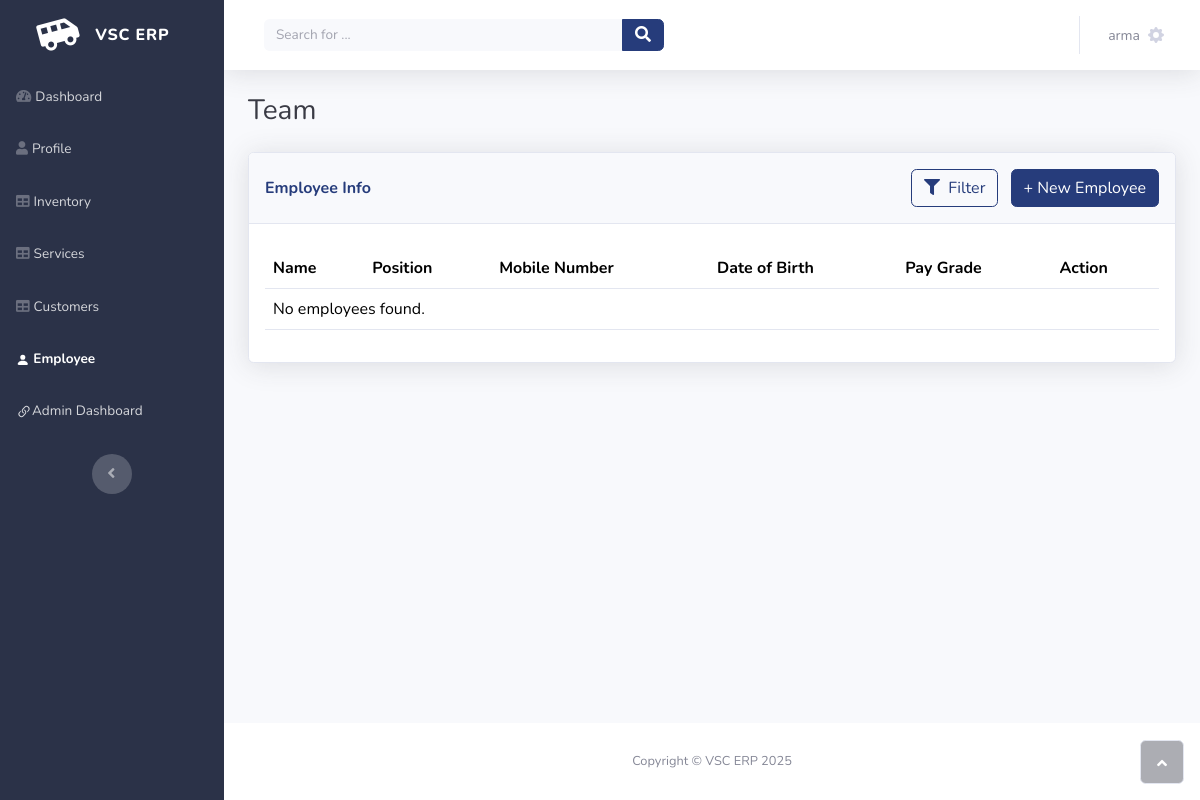
Page /employee/ (signed in) on the earlier database version.
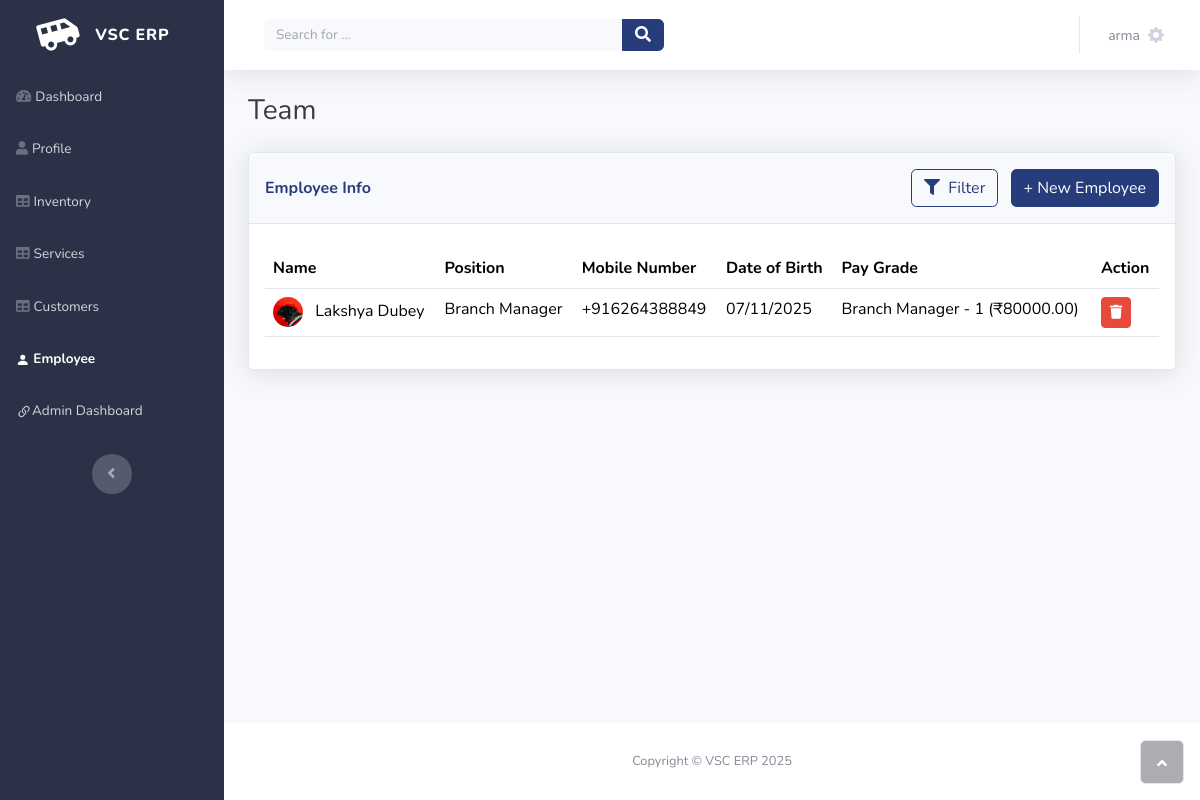
Same page on the later database version.
### CORE/models.py (models this page shows)
class Employee(models.Model):
    user = models.OneToOneField(User, on_delete=models.CASCADE,related_name='Employee')
    DOB = models.DateField()
    Address = models.TextField()
    mobile_number = PhoneNumberField(region="IN")
    SHIFT_CHOICES = [
        ('MORNING', 'Morning (9AM-5PM)'),
        ('EVENING', 'Evening (1PM-9PM)'),
        ('NIGHT', 'Night (9PM-5AM)'),
        ('FLEX', 'Flexible'),
    ]
    role = models.ForeignKey(MASTER_role, on_delete=models.SET_NULL, null=True)
    shift = models.CharField(
        max_length=10,
        choices=SHIFT_CHOICES,
        default='MORNING',
        null=True,
        blank=True
    )
    pay_grade = ChainedForeignKey(
        MASTER_pay_grade_level,
        chained_field="role",
        chained_model_field="role",
        show_all=False,
        auto_choose=True,
        sort=True,
        on_delete=models.SET_NULL,
        null=True,
        blank=True
    )

### Masters/models.py (models this page shows)
class MASTER_role(models.Model):
    name = models.CharField(max_length=50, unique=True)
    def __str__(self):
        return self.name
    '''
    Mechanic
    Accountant
    Cashier
    Advisor
    '''

class MASTER_pay_grade_level(models.Model):
    role = models.ForeignKey(MASTER_role, on_delete=models.CASCADE)
    level = models.CharField(max_length=10)
    base_salary = models.DecimalField(max_digits=10, decimal_places=2)
    description = models.TextField(blank=True, null=True)
    class Meta:
        unique_together = ('role', 'level')
    def __str__(self):
        return f"{self.role.name} - {self.level} (₹{self.base_salary})"

### CORE/views.py (the view)
# urls.py: path("employee/",views.employee,name="employee"),
@login_required()
def employee(request):
    employee_list = Employee.objects.all()
    employee_filter = EmployeeFilter(request.GET, queryset=employee_list)
    is_filtered = bool(employee_filter.form.changed_data)
    context = {
        'employees': employee_filter.qs,
        'employee_filter': employee_filter,
        'is_filtered': is_filtered,
    }
    return render(request, 'employee.html', context)

### templates/employee.html (shortened to what this page needs)
{% extends 'partials/blank.html' %}
{% load static %}
{% block content %}
<h3 class="text-dark mb-4">Team</h3>
<div class="card shadow">
    <div class="card-header d-flex justify-content-between align-items-center py-3">
        <p class="text-primary m-0 fw-bold">Employee Info</p>
        <div>
            {% if is_filtered %}
                <button class="btn btn-success me-2" type="button"
                        data-bs-toggle="modal"
                        data-bs-target="#filterModal">
                    <i class="fas fa-filter me-1"></i>
                    Filter (Active)
                </button>
            {% else %}
                <button class="btn btn-outline-primary me-2" type="button"
                        data-bs-toggle="modal"
                        data-bs-target="#filterModal">
                    <i class="fas fa-filter me-1"></i>
                    Filter
                </button>
            {% endif %}
            <button class="btn btn-primary" type="button"
                    data-bs-target="#formModal"
                    data-bs-toggle="modal"
                    data-iframe-src="{% url 'CORE:EmployeeCreationWizard' %}">
                + New Employee
            </button>
        </div>
    </div>
    <div class="card-body">
        <div class="table-responsive mt-2 table" id="dataTable" role="grid" aria-describedby="dataTable_info">
            <table class="table my-0" id="dataTable">
                <thead>
                    <tr>
                        <th>Name</th>
                        <th>Position</th>
                        <th>Mobile Number</th>
                        <th>Date of Birth</th>
                        <th>Pay Grade</th>
                        <th>Action</th>
                    </tr>
                </thead>
                <tbody>
                    {% for employee in employees %}
                    <tr>
                        <td>
                            <img class="rounded-circle me-2" width="30" height="30" src="{% static 'assets/img/dogs/image1.jpeg' %}">
                            {{ employee.user.first_name }} {{ employee.user.last_name }}
                        </td>
                        <td>{{ employee.role }}</td>
                        <td>{{ employee.mobile_number }}</td>
                        <td>{{ employee.DOB|date:"d/m/Y" }}</td>
                        <td>{{ employee.pay_grade }}</td>
                        <td>
                            <form method="POST" action="{% url 'CORE:employee_delete' employee.pk %}" style="display:inline;">
                                <button type*="submit" class="btn btn-danger btn-sm"
                                        onclick="return confirm('Are you sure you want to delete {{ employee.user.get_full_name|escapejs }}?');">
                                    <i class="fas fa-trash"></i> </button>
                            </form>
                        </td>
                    </tr>
                    {% empty %}
                    <tr>
                        <td colspan="5">No employees found.</td>
                    </tr>
                    {% endfor %}
                </tbody>
            </table>
        </div>
    </div>
</div>
{% load crispy_forms_tags %}
{% endblock %}

Differences in the rows shown:
added Employee: user.first_name "Lakshya", user.last_name "Dubey", role "Branch Manager", mobile_number "+916264388849", DOB "07/11/2025", pay_grade "Branch Manager - 1 (₹80000.00)"
Other differences:
text no longer shown: "No employees found."
